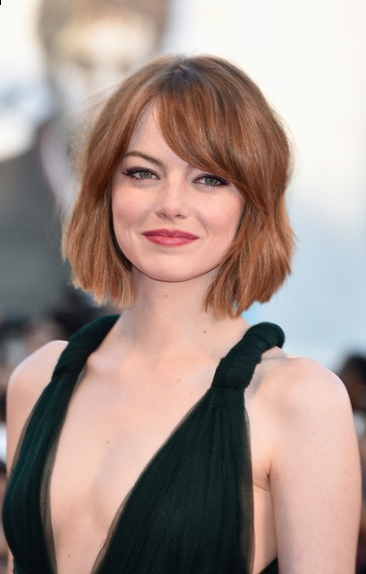
#> input picture DIP/canny/emma.jpg, 366 x 574 px
$ python canny.py   (older library calls are emulated)
#> lines starting #> are read from the running program, lines starting #| are printed output that depends on the picture; after the words box and inside, x2 and y2 are one past the last pixel; in counts of white or black regions, pixels touching at a corner belong together
#> further down, image is the input picture: shape (574, 366, 3); mean B, G, R 138.2, 145.5, 164.8
import numpy as np
import cv2

# модуль и направление градиента
def compute_gradient(img):

    # вычисляем производные
    g_x = cv2.Sobel(img, cv2.CV_64F, 1, 0, ksize=3, borderType=cv2.BORDER_CONSTANT)
    g_y = cv2.Sobel(img, cv2.CV_64F, 0, 1, ksize=3, borderType=cv2.BORDER_CONSTANT)
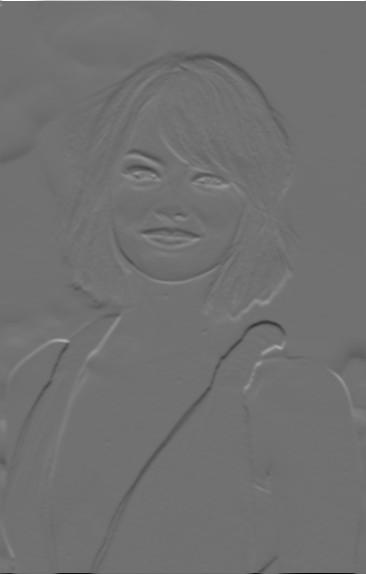
#> g_y: shape (574, 366) float64; min -799, max 1000, mean -1; drawn with min black and max white

    # направление градиента
    theta = np.arctan2(g_y, g_x)

    # аппроксимируем углы с шагом 45 градусов
    theta /= np.pi/4
    theta = np.around(theta)
    theta *= np.pi/4

    # диапазон от 0 до pi
    theta_mask = theta < 0
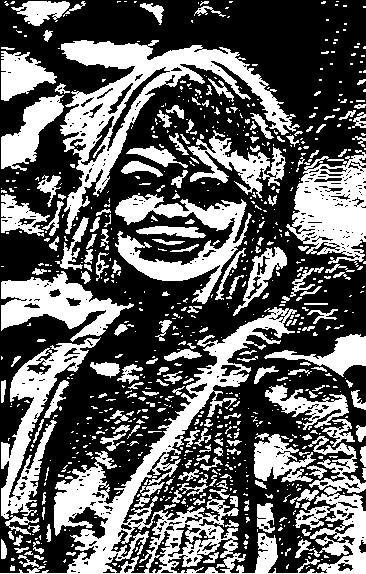
#> theta_mask: shape (574, 366) bool; 38.4% white; 810 white regions (604 under 20 px), largest, box (x1, y1, x2, y2) and area: (0, 307, 366, 574) 18884, (60, 40, 300, 234) 10548, (286, 150, 366, 267) 5425
    theta[theta_mask] += np.pi
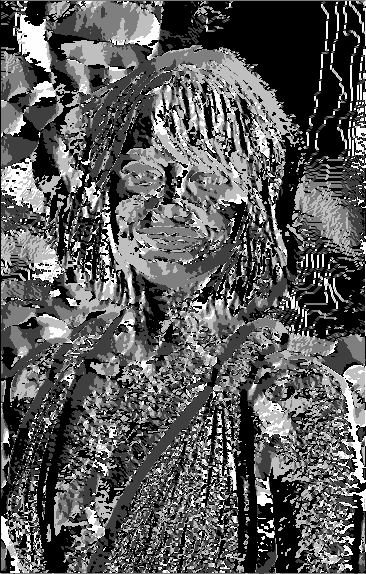
#> theta: shape (574, 366) float64; min 0, max 3.14, mean 1.12; drawn with min black and max white
    theta = abs(theta)

    # модуль градиента
    g = np.sqrt(g_x**2+g_y**2)

    return g, theta


# non maximum suppression по трём точкам соответсвующих направлению градиента
def non_maximum_suppression(gradient_check, theta):

    gradient = np.zeros(gradient_check.shape)

    for i in range(1, gradient.shape[0] - 1):
        for j in range(1, gradient.shape[1] - 1):
            # максимальное значение соседа
            max_neighbor = 0
            if theta[i, j] == 0 or theta[i, j] == np.pi:
                max_neighbor = max(gradient_check[i, j-1], gradient_check[i, j+1])

            if theta[i, j] == np.pi/4:
                max_neighbor = max(gradient_check[i-1, j-1], gradient_check[i+1, j+1])

            if theta[i, j] == np.pi/2:
                max_neighbor = max(gradient_check[i-1, j], gradient_check[i+1, j])

            if theta[i, j] == 3*np.pi/4:
                max_neighbor = max(gradient_check[i-1, j+1], gradient_check[i+1, j-1])

            # сохраняем максимальные значения модуля градиента
            if gradient_check[i, j] >= max_neighbor:
                gradient[i, j] = gradient_check[i, j]

    return gradient


# класс для алгоритма Connected Components Labeling
class SSL(object):
    def __init__(self, img, shape):
        self.parent = np.empty((shape[0], shape[1], 2), dtype=int)  # родитель
        self.rank = np.zeros(shape)
        self.index = np.zeros(shape)  # метки
        self.ind = 1  # наибольшая метка
        self.max_value = []  # максимальное значение в связности
        self.img = img

    # добавление меток
    def makeset(self, i, j):
        self.parent[i, j, :] = [int(i), int(j)]  # инициализируем корень связности
        self.rank[i, j] = 0
        self.index[i, j] = self.ind
        self.ind += 1
        self.max_value.append(self.img[i, j])

    # добавление родителя соседу
    def add_neighbor(self, i, j, m, n):
        self.parent[i, j, :] = [int(m), int(n)]
        self.rank[m, n] += 1
        self.index[i, j] = self.index[m, n]
        #  максимальное значение в связности
        if self.max_value[int(self.index[i, j])-1] < self.img[i, j]:
            self.max_value[int(self.index[i, j])-1] = self.img[i, j]

    # поиск корня дерева
    def find(self, i, j):
        if self.parent[i, j, 0] != i or self.parent[i, j, 1] != j:
            self.parent[i, j, :], self.index[i, j] = self.find(self.parent[i, j, 0], self.parent[i, j, 1])
            self.rank[i, j] = 0

        if self.max_value[int(self.index[i, j])-1] < self.img[i, j]:
            self.max_value[int(self.index[i, j])-1] = self.img[i, j]

        return self.parent[i, j, :], self.index[i, j]

    # объединение двух множеств
    def union(self, i, j, m, n):
        # корни множеств
        parent_a, _ = self.find(i, j)
        parent_b, _ = self.find(m, n)

        if parent_a[0] == parent_b[0] and parent_a[1] == parent_b[1]:
            return

        # минимальная метка
        index = min(self.index[parent_a[0], parent_a[1]],
                    self.index[parent_b[0], parent_b[1]])

        # нахождение корня дерева
        if self.rank[parent_a[0], parent_a[1]] >= self.rank[parent_b[0], parent_b[1]]:
            self.parent[parent_b[0], parent_b[1], :] = parent_a
            self.index[parent_a[0], parent_a[1]] = index

            if self.rank[parent_a[0], parent_a[1]] == self.rank[parent_b[0], parent_b[1]]:
                self.rank[parent_a[0], parent_a[1]] += 1

        else:
            self.parent[parent_a[0], parent_a[1], :] = parent_b
            self.index[parent_b[0], parent_b[1]] = index


# поиск соседей с минимальной меткой
def check_neighbor(index, m, n):
    min_index = index.shape[0]*index.shape[1]
    min_i, min_j = 0, 0
    neighbor = False
    for i in range(m - 1, m + 2):
        for j in range(n - 1, n + 2):
            if i >= 0 and i < index.shape[0] and j >= 0 and j < index.shape[1]:
                if (i != m or j != n) and index[i, j] != 0:
                    if index[i, j] < min_index:
                        neighbor = True
                        min_index, min_i, min_j = index[i, j], i, j

    if neighbor == False:
        return neighbor
    else:
        return min_i, min_j


# поиск соседних множеств
def union_neighbor(sets, m, n):
    for i in range(m - 1, m + 2):
        for j in range(n - 1, n + 2):
            if i >= 0 and i < sets.index.shape[0] and j >= 0 and j < sets.index.shape[1]:
                if (i != m or j != n) and sets.index[i, j] != 0:
                    if sets.index[i, j] != sets.index[m, n]:
                        sets.union(i, j, m, n)

    return sets


# алгоритм Connected Components Labeling
def hysteresis_threshold(img, high_threshold, low_threshold):
    # инициализируем класс для алгоритма
#> called with high_threshold = 90, low_threshold = 30
    sets = SSL(img, img.shape)
    # first pass
    for i in range(0, img.shape[0]):
        for j in range(0, img.shape[1]):
            # не фон
            if img[i, j] != 0:
                # поиск соседей
                neighbor = check_neighbor(sets.index, i, j)
                if neighbor != False:
                    # добавление соседа с минимальной меткой
                    sets.add_neighbor(i, j, neighbor[0], neighbor[1])
                else:
                    # если соседей нет, то инициализируем новую метку
                    sets.makeset(i, j)
                # объединение двух соседних множеств
                sets = union_neighbor(sets, i, j)
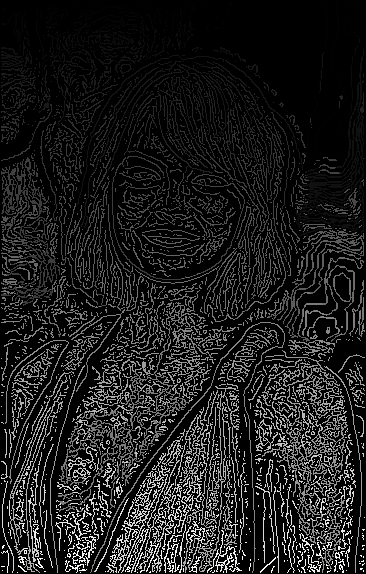
#> sets.index: shape (574, 366) float64; min 0, max 4852, mean 564.5; drawn with min black and max white

    # second pass
    # инициализается корня для каждого множества
    for i in range(0, img.shape[0]):
        for j in range(0, img.shape[1]):
            if img[i, j] != 0:
                sets.find(i, j)

    # отсеивание по нижнему порогу
    low_mask = img < low_threshold
#> low_mask: shape (574, 366) bool; 93.4% white; black in thin lines or dots

    # уточнение связностей по верхнему порогу
    for i in range(0, img.shape[0]):
        for j in range(0, img.shape[1]):
            if img[i, j] != 0:
                # если максимальное значение в связности меньше, чем верхний порог
                if sets.max_value[int(sets.index[i, j])-1] > high_threshold:
                    img[i, j] = 255
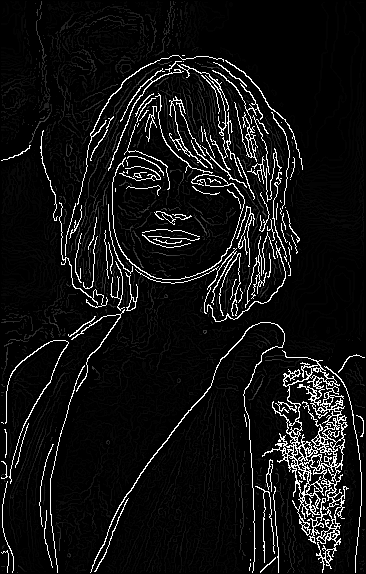
#> img: shape (574, 366) float64; min 0, max 255, mean 18.9

    img[low_mask] = 0
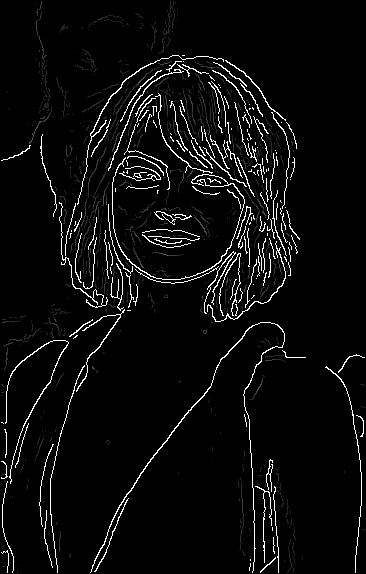
#> img: shape (574, 366) float64; 19.29% of pixels changed, all inside (x1, y1, x2, y2) = (1, 1, 365, 573)

    return img


# уточнение границ по верхнему и нижнему порогу
def function_threshold(img, low_threshold=10, high_threshold=90):
    # алгоритм Connected Components Labeling и отсеивание средних значений по связности
    img = hysteresis_threshold(img, high_threshold, low_threshold)
    # бинаризация
    binary_mask = img != 255
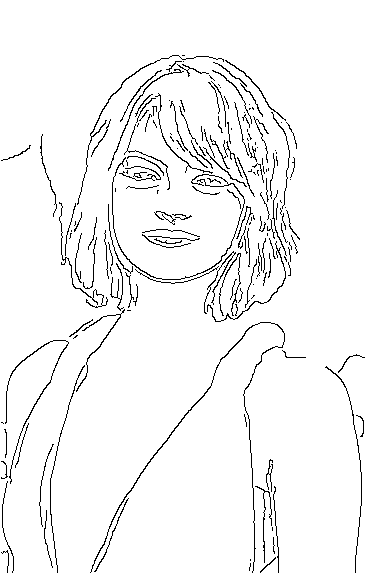
#> binary_mask: shape (574, 366) bool; 95.8% white; black in thin lines or dots, all inside (x1, y1, x2, y2) = (1, 55, 365, 573)
    img[binary_mask] = 0
    return img


if __name__ == "__main__":

    # загружаем изображение
    path = 'emma.jpg'
    image = cv2.imread(path)

    # перевод в градации серого
    img = cv2.cvtColor(image, cv2.COLOR_BGR2GRAY)

    # фильтр гаусса
    img = cv2.GaussianBlur(img, (5, 5), sigmaX=1, sigmaY=1)

    # модуль и направление градиента
    img, theta = compute_gradient(img)

    # non maximum suppression по трём точкам
    img = non_maximum_suppression(img, theta)

    # уточнение границ по верхнему и нижнему порогу
    img = function_threshold(img, 30, 90)

    # сохраняем
    cv2.imwrite('img_canny.png', img)
